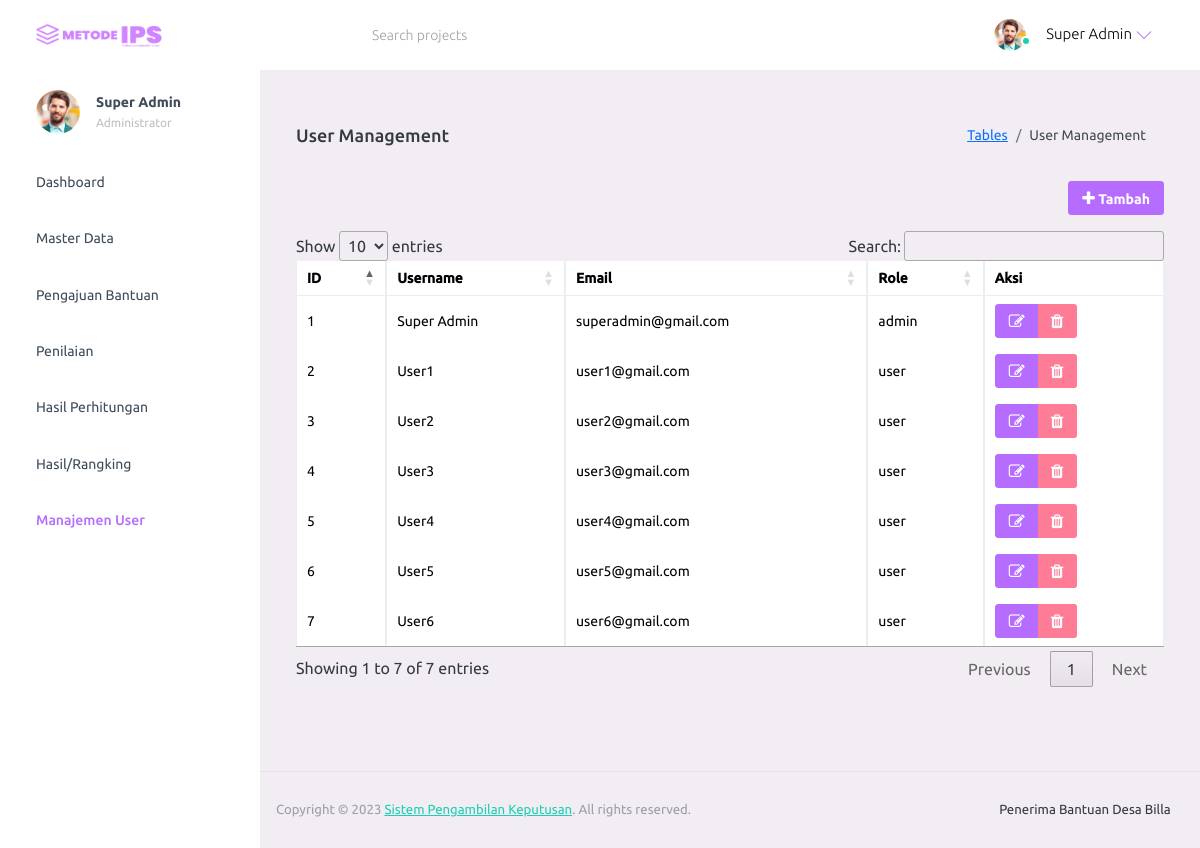
/index-user.php (signed in), run on the app's committed database.
### tables this page shows
CREATE TABLE IF NOT EXISTS `users` (
  `id` int NOT NULL AUTO_INCREMENT,
  `username` varchar(100) DEFAULT NULL,
  `email` varchar(100) DEFAULT NULL,
  `password` varchar(255) DEFAULT NULL,
  `role` enum('admin','user') DEFAULT 'user',
  PRIMARY KEY (`id`),
  UNIQUE KEY `email` (`email`)
);

### index-user.php (the view, shortened to what this page needs)
<?php
require_once 'db.php';
$query = "SELECT id, username, email, role FROM users";
$result = mysqli_query($conn, $query);
?>
<?php include('header.php'); ?>
<link rel="stylesheet" href="https://cdn.datatables.net/1.13.6/css/jquery.dataTables.min.css">
<div class="main-panel">
    <div class="content-wrapper">
        <div class="page-header">
            <h3 class="page-title"> User Management </h3>
            <nav aria-label="breadcrumb">
                <ol class="breadcrumb">
                    <li class="breadcrumb-item"><a href="#">Tables</a></li>
                    <li class="breadcrumb-item active" aria-current="page">User Management</li>
                </ol>
            </nav>
        </div>
        <div class="row">
            <div class="col-lg-12 grid-margin stretch-card">
                <div class="card-body">
                    <div class="d-flex justify-content-end mb-3">
                        <a href="create-user.php" class="btn btn-primary btn-sm">
                            <i class="fa fa-plus"></i> Tambah
                        </a>
                    </div>
                    <table id="userTable" class="table table-bordered">
                        <thead>
                            <tr>
                                <th>ID</th>
                                <th>Username</th>
                                <th>Email</th>
                                <th>Role</th>
                                <th>Aksi</th>
                            </tr>
                        </thead>
                        <tbody>
                            <?php while ($row = mysqli_fetch_assoc($result)): ?>
                                <tr>
                                    <td><?= $row['id'] ?></td>
                                    <td><?= htmlspecialchars($row['username']) ?></td>
                                    <td><?= htmlspecialchars($row['email']) ?></td>
                                    <td><?= htmlspecialchars($row['role']) ?></td>
                                    <td>
                                        <div class="btn-group" role="group" aria-label="Aksi User">
                                            <a href="edit-user.php?id=<?= $row['id'] ?>" class="btn btn-sm btn-primary"
                                                title="Edit">
                                                <i class="fa fa-edit"></i>
                                            </a>
                                            <a href="delete-user.php?id=<?= $row['id'] ?>"
                                                class="btn btn-sm btn-danger btn-delete-user" data-id="<?= $row['id'] ?>"
                                                title="Hapus">
                                                <i class="fa fa-trash"></i>
                                            </a>
                                        </div>
                                    </td>
                                </tr>
                            <?php endwhile; ?>
                        </tbody>
                    </table>
                </div>
            </div>
        </div>
    </div>
    <?php include('footer.php'); ?>

### header.php (shortened to what this page needs)
<?php
$role = $_SESSION['role'];
$username = $_SESSION['username'];
?>
<!DOCTYPE html>
<html lang="en">
<head>
    <link rel="stylesheet" href="assets/vendors/mdi/css/materialdesignicons.min.css" />
    <link rel="stylesheet" href="assets/vendors/ti-icons/css/themify-icons.css" />
    <link rel="stylesheet" href="assets/vendors/css/vendor.bundle.base.css" />
    <link rel="stylesheet" href="assets/vendors/font-awesome/css/font-awesome.min.css" />
    <link rel="stylesheet" href="assets/vendors/bootstrap-datepicker/bootstrap-datepicker.min.css" />
    <link rel="stylesheet" href="assets/css/style.css" />
</head>
<body>
    <div class="container-scroller">
        <nav class="navbar default-layout-navbar col-lg-12 col-12 p-0 fixed-top d-flex flex-row">
            <div class="text-center navbar-brand-wrapper d-flex align-items-center justify-content-start">
                <a class="navbar-brand brand-logo" href="index.php"><img src="assets/images/logo.png" alt="logo" /></a>
            </div>
            <div class="navbar-menu-wrapper d-flex align-items-stretch">
                <button class="navbar-toggler navbar-toggler align-self-center" type="button" data-toggle="minimize">
                    <span class="mdi mdi-menu"></span>
                </button>
                <div class="search-field d-none d-md-block">
                    <form class="d-flex align-items-center h-100" action="#">
                        <div class="input-group">
                            <div class="input-group-prepend bg-transparent">
                                <i class="input-group-text border-0 mdi mdi-magnify"></i>
                            </div>
                            <input type="text" class="form-control bg-transparent border-0"
                                placeholder="Search projects" />
                        </div>
                    </form>
                </div>
                <ul class="navbar-nav navbar-nav-right">
                    <li class="nav-item nav-profile dropdown">
                        <a class="nav-link dropdown-toggle" id="profileDropdown" href="#" data-bs-toggle="dropdown"
                            aria-expanded="false">
                            <div class="nav-profile-img">
                                <img src="assets/images/faces/face1.jpg" alt="image" />
                                <span class="availability-status online"></span>
                            </div>
                            <div class="nav-profile-text">
                                <p class="mb-1 text-black"><?= htmlspecialchars($username) ?></p>
                            </div>
                        </a>
                    </li>
                </ul>
            </div>
        </nav>
        <div class="container-fluid page-body-wrapper">
            <nav class="sidebar sidebar-offcanvas" id="sidebar">
                <ul class="nav">
                    <li class="nav-item nav-profile">
                        <a href="#" class="nav-link">
                            <div class="nav-profile-image">
                                <img src="assets/images/faces/face1.jpg" alt="profile" />
                            </div>
                            <div class="nav-profile-text d-flex flex-column">
                                <span class="font-weight-bold mb-2"><?= htmlspecialchars($username) ?></span>
                                <span
                                    class="text-secondary text-small"><?= $role === 'admin' ? 'Administrator' : 'User' ?></span>
                            </div>
                            <i class="mdi mdi-bookmark-check text-success nav-profile-badge"></i>
                        </a>
                    </li>
                    <?php if ($role === 'admin'): ?>
                        <li class="nav-item">
                            <a class="nav-link" href="index.php">
                                <span class="menu-title">Dashboard</span>
                                <i class="mdi mdi-home menu-icon"></i>
                            </a>
                        </li>
                        <li class="nav-item">
                            <a class="nav-link" data-bs-toggle="collapse" href="#masterData" aria-expanded="false"
                                aria-controls="masterData">
                                <span class="menu-title">Master Data</span>
                                <i class="menu-arrow"></i>
                                <i class="mdi mdi-crosshairs-gps menu-icon"></i>
                            </a>
                        </li>
                        <li class="nav-item">
                            <a class="nav-link" href="pengajuan.php">
                                <span class="menu-title">Pengajuan Bantuan</span>
                                <i class="mdi mdi-account menu-icon"></i>
                            </a>
                        </li>
                        <li class="nav-item">
                            <a class="nav-link" href="penilaian.php">
                                <span class="menu-title">Penilaian</span>
                                <i class="mdi mdi-clipboard-check menu-icon"></i>
                            </a>
                        </li>
                        <li class="nav-item">
                            <a class="nav-link" href="hasil_perhitungan.php">
                                <span class="menu-title">Hasil Perhitungan</span>
                                <i class="mdi mdi-calculator menu-icon"></i>
                            </a>
                        </li>
                        <li class="nav-item">
                            <a class="nav-link" href="hasil_rangking.php">
                                <span class="menu-title">Hasil/Rangking</span>
                                <i class="mdi mdi-chart-bar menu-icon"></i>
                            </a>
                        </li>
                        <li class="nav-item">
                            <a class="nav-link" href="index-user.php">
                                <span class="menu-title">Manajemen User</span>
                                <i class="mdi mdi-account-multiple menu-icon"></i>
                            </a>
                        </li>
                    <?php endif; ?>
                </ul>
            </nav>

### footer.php (shortened to what this page needs)
<footer class="footer">
    <div class="d-sm-flex justify-content-center justify-content-sm-between">
        <span class="text-muted text-center text-sm-left d-block d-sm-inline-block">Copyright © 2023 <a href="#"
                target="_blank">Sistem Pengambilan Keputusan</a>. All rights reserved.</span>
        <span class="float-none float-sm-right d-block mt-1 mt-sm-0 text-center">Penerima Bantuan Desa Billa <i
                class="mdi mdi-heart text-danger"></i></span>
    </div>
</footer>
</div>
</div>
</body>
</html>

### data on the page
users: id "1", username "Super Admin", email "superadmin@gmail.com", role "admin"
users: id "2", username "User1", email "user1@gmail.com", role "user"
users: id "3", username "User2", email "user2@gmail.com", role "user"
users: id "4", username "User3", email "user3@gmail.com", role "user"
users: id "5", username "User4", email "user4@gmail.com", role "user"
users: id "6", username "User5", email "user5@gmail.com", role "user"
users: id "7", username "User6", email "user6@gmail.com", role "user"

### other printed values
$username "Super Admin"
